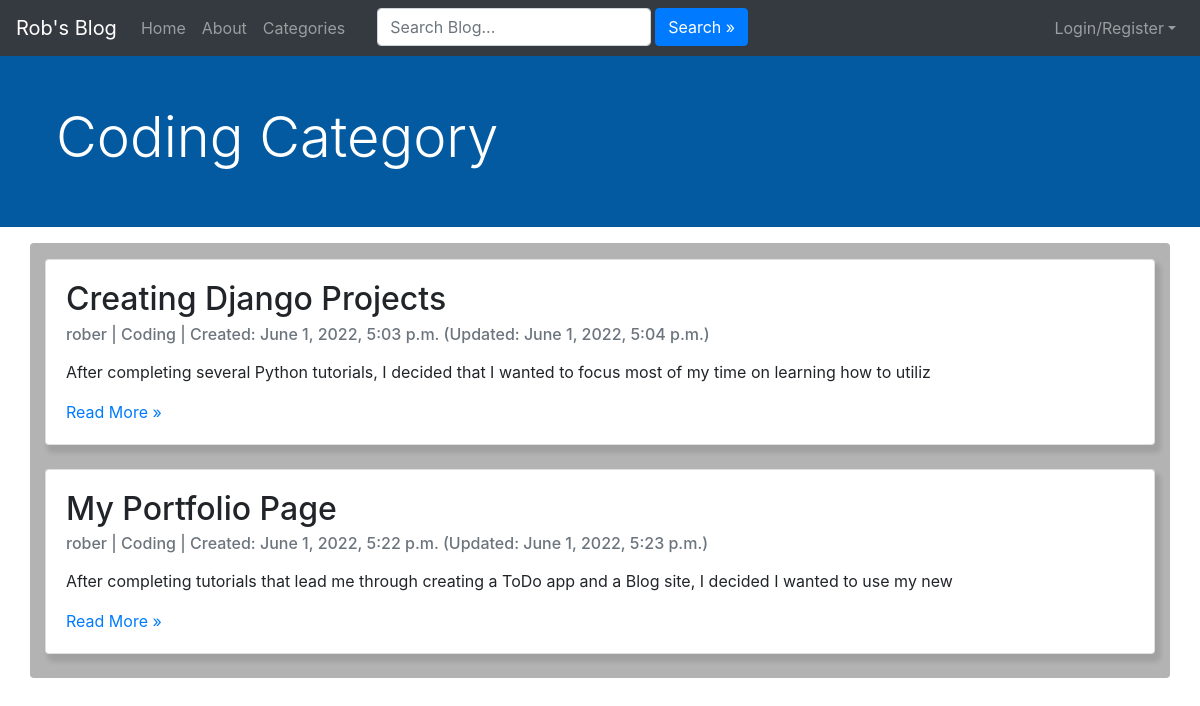
/posts/category/coding, run on the app's committed database.
### blog/models.py (models this page shows, shortened)
class BlogPost(models.Model):
    title = models.CharField(max_length=200, unique=False, default='')
    header_image = models.ImageField(null=True, blank=True, upload_to='images/')
    author = models.ForeignKey(User, on_delete=models.CASCADE)
    pub_date = models.DateTimeField(auto_now_add=True)
    updated_on = models.DateTimeField(auto_now=True)
    blogpost_text = RichTextField(blank=True, null=True)
    category = models.CharField(max_length=200, default='Coding')
    snippet = models.CharField(max_length=255, blank=True)
    likes = models.ManyToManyField(User, related_name='blog_likes', blank=True)
    status = models.IntegerField(choices=STATUS, default=0)

### blog/views.py (the view)
# urls.py: path('category/<str:cats>', views.CategoryView, name ='category'),
def CategoryView(request, cats):
    category_posts = BlogPost.objects.filter(category__iexact=cats.replace('-', ' '))
    return render(request, 'blog/categories.html', {'cats': cats.title().replace('-', ' '), 'category_posts': category_posts})

### blog/templates/blog/categories.html (shortened to what this page needs)
{% extends 'blog/base.html' %}
{% block body %}
<body>
    {% if category_posts %}
    <header class="masthead">
        <div class="p-4 p-md-5 mb-3 text-white rounded">
            <div class="px-2">
                <h1 class="display-4">{{ cats }} Category</h1>
            </div>
        </div>
    </header>
    <div class="container rounded mb-3">
        <div class="row">
            <div class="col-md-12 mt-3 left">
                {% for blogpost in category_posts %}
                {% if blogpost.status == 1 %}
                <div class="card mb-4">
                    <div class="card-body">
                        <h2 class="card-title">{{ blogpost.title }}</h2>
                        <h6 class="card-subtitle mb-3 text-muted">{{ blogpost.author }} | {{ blogpost.category }} |
                            {% if blogpost.pub_date == blogpost.updated_on %}
                            Created: {{ blogpost.pub_date }}
                            {% else %}
                            Created: {{ blogpost.pub_date }}
                            (Updated: {{ blogpost.updated_on }})
                            {% endif %}
                        </h6>
                        <p class="card-text">{{ blogpost.blogpost_text|slice:":120"|safe }}</p>
                        <a href="{% url 'blog:detail' blogpost.id  %}">Read More &raquo;</a>
                    </div>
                </div>
                {% endif %}
                {% endfor %}
            </div>
        </div>
    </div>
</body>
{% else %}
<div class="mb-4 ml-4 mt-4">
    <h3>This category does not have any posts.</h3>
</div>
{% endif %}
{% endblock %}

### blog/templates/blog/categories.html (style rules this page uses)
.masthead { background-color: rgb(3, 90, 161); }
.container { background-color: rgb(179, 179, 179); }
.card { box-shadow: 4px 6px 4px 2px rgba(0, 0, 0, 0.1); }

### data on the page
BlogPost: title "Creating Django Projects", author "rober", category "Coding", pub_date "June 1, 2022, 5:03 p.m.", updated_on "June 1, 2022, 5:04 p.m.", blogpost_text "After completing several Python tutorials, I decided that I wanted to focus most of my time on learning how to utiliz"
BlogPost: title "My Portfolio Page", author "rober", category "Coding", pub_date "June 1, 2022, 5:22 p.m.", updated_on "June 1, 2022, 5:23 p.m.", blogpost_text "After completing tutorials that lead me through creating a ToDo app and a Blog site, I decided I wanted to use my new"

### other printed values
{{ cats }} "Coding"
